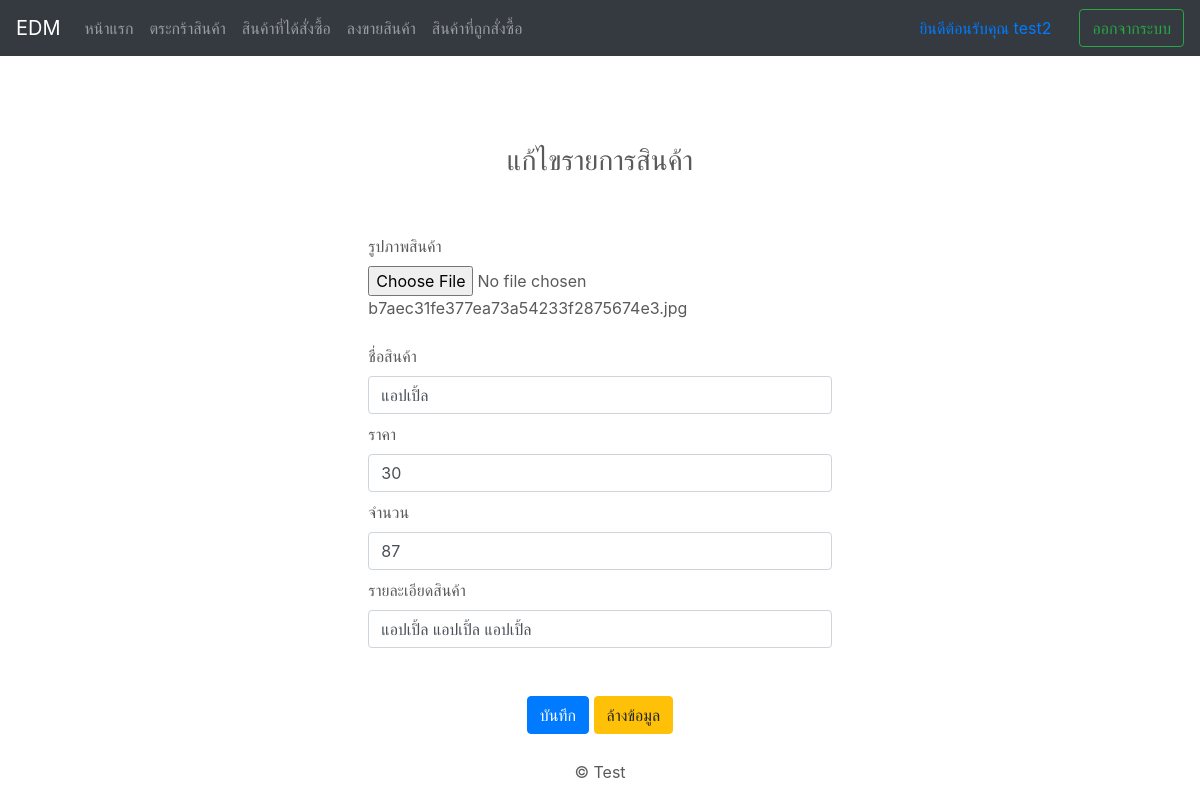
The page /editProduct.php?ID=6 (signed in) on the database its author committed.
### tables this page shows
CREATE TABLE `product` (
  `product_ID` int(11) NOT NULL COMMENT 'รหัสสินค้า(pk)',
  `product_name` text NOT NULL COMMENT 'ชื่อ',
  `product_price` double NOT NULL COMMENT 'ราคา',
  `product_amout` int(11) NOT NULL COMMENT 'จำนวน',
  `product_details` text NOT NULL COMMENT 'รายละเอียดสินค้า',
  `product_file_path` text NOT NULL COMMENT 'ที่อยู่รูปสินค้า',
  `UserID` int(11) NOT NULL COMMENT 'userid(fk)',
  `poston` datetime NOT NULL COMMENT 'วันเวลา'
);

### Service/Auto.php (called while the page is built, shortened)
<?php
include_once "cons.php";
include_once "Product.php";
$product = new Product($cons);
?>

### Service/Product.php (called while the page is built, shortened)
<?php
class Product
{
    public function GetProduct($ID){
        global $connect;
        $stmt =$this->$connect->prepare("SELECT `product_ID`, `product_name`, `product_price`, `product_amout`, `product_file_path` ,`product_details`, `poston` FROM `product` WHERE `UserID` = ?  and `product_ID` =  ? ");
        $stmt->bind_param("ss",$_SESSION["UserID"],$ID);
        $stmt -> execute();
        $result = $stmt->get_result();
        if($result->num_rows==0){
            $resultstatus =   array(
                "status" => false,
                "data" => array(),
            );
            $stmt -> close();
            return  $resultstatus;
        }else{
            $resultstatus =   array(
                "status" => true,
                "data" => $result->fetch_array(MYSQLI_ASSOC),
            );
            return  $resultstatus;
        }
    }
}
?>

### editProduct.php (the view, shortened to what this page needs)
<?php
include_once "./Service/Auto.php";
if( empty($_SESSION["UserID"])){
    header("Location: ./index.php");
}else if( $_SESSION["pm_sell"]==0){
    header("Location: ./index.php");
}else if(!isset($_GET["ID"])){
    header("Location: ./sell_product.php");
}else if(!is_numeric($_GET["ID"])){
    header("Location: ./sell_product.php");
}else{
 $result =  $product->GetProduct($_GET["ID"]);
}
?>
<!DOCTYPE html>
<html lang="en">
  <head>
    <link href="./assets/css/bootstrap.min.css" rel="stylesheet" />
    <link href="./assets/css/carousel.css" rel="stylesheet" />
  </head>
 <body>
    <?php include_once('./Layout/navbar.php') ?>
    <h5 class="card-title text-center h3 mb-5 pt-5 mt-5">แก้ไขรายการสินค้า</h5>
      <div class="row justify-content-center mr-2 ml-2 ">
        <div class="col-sm-12 col-md-5  ">
            <form action="./Event/EditProduct.php?ID=<?php echo $_GET["ID"]; ?>" method="post" enctype="multipart/form-data">
                <div class="form-row">
                    <div class="col-sm-12 col-md-12 mt-2">
                        <div class="form-group">
                            <label for="productimg">รูปภาพสินค้า</label>
                            <input type="file" name="productimg"  class="form-control-file" accept="  image/jpeg, image/png"  >
                            <span><?php echo $result["data"]["product_file_path"] ;?></span>
                        </div>
                    </div>
                    <div class="col-sm-12 col-md-12 mt-2">
                        <label for="nameproduct">ชื่อสินค้า</label>
                        <input type="text"  value="<?php echo $result["data"]["product_name"] ;?>" name="nameproduct" class="form-control" placeholder="กรุณากรอกชื่อสินค้า">
                    </div>
                    <div class="col-sm-12 col-md-12 mt-2">
                        <label for="prict">ราคา</label>
                        <input type="number" value="<?php echo $result["data"]["product_price"] ;?>" name="prict" class="form-control" placeholder="กรุณากรอกราคา">
                    </div>
                    <div class="col-sm-12 col-md-12 mt-2">
                        <label for="totalproduct">จำนวน</label>
                        <input type="number" value="<?php echo $result["data"]["product_amout"] ;?>" name="totalproduct" class="form-control" placeholder="กรุณากรอกจำนวนสินค้า">
                    </div>
                    <div class="col-sm-12 col-md-12 mt-2">
                        <label for="detailproduct">รายละเอียดสินค้า</label>
                        <input type="text" value="<?php echo $result["data"]["product_details"] ;?>" name="detailproduct" class="form-control" placeholder="กรุณากรอกรายละเอียดสินค้า">
                    </div>
                </div>
                <div class="form-row mt-5">
                    <div class="col text-center">
                        <button type="submit" class="btn btn-primary">บันทึก</button>
                        <button type="reset" class="btn btn-warning">ล้างข้อมูล</button>
                    </div>
                </div>
            </form>
        </div>
    </div>
    <footer class="footer fixed-bottom text-center">
       <p>
         &copy; Test
       </p>
     </footer>
</body>

### assets/css/carousel.css (style rules this page uses)
body { padding-top: 3rem; padding-bottom: 3rem; color: #5a5a5a; }

### rows shown on the page
product: product_file_path "b7aec31fe377ea73a54233f2875674e3.jpg", nameproduct "แอปเปิ้ล", prict "30", totalproduct "87", detailproduct "แอปเปิ้ล แอปเปิ้ล แอปเปิ้ล"

### other values the page prints
$_SESSION["name"] "test2"
